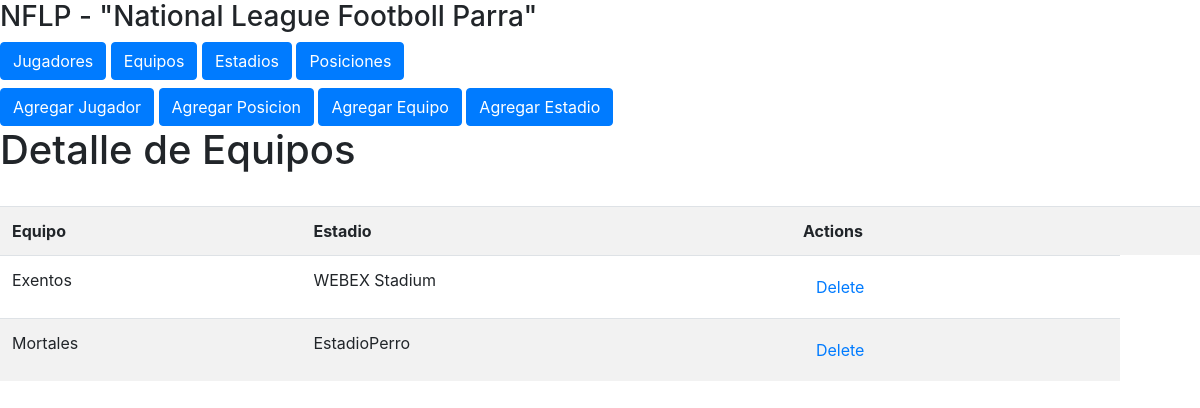
/detalleEq/, run on the app's committed database.
### NFLP/models.py (models this page shows, shortened)
class Equipo(models.Model):
	equipo = models.CharField(max_length=60)
	estadio = models.CharField(max_length=60)

### NFLP/views.py (the view)
# urls.py: path('detalleEq/', views.detalleEq, name="detalleEq"),
def detalleEq(request):
	querysetEq = Equipo.objects.all()
	context = {
		"objects": querysetEq
	}
	return render(request, "NFLP/detalleEq.html", context)

### Templates/NFLP/detalleEq.html (shortened to what this page needs)
{% extends "base.html" %}
{% block content %}
<h1>Detalle de Equipos</h1>
<br>
	<table class= "table table-striped">
		<th>Equipo</th>
		<th>Estadio</th>
		<th>Actions</th>
		<th> </th>
		{% for equipo in objects %}
			<tr>
				<td>{{ equipo.equipo }}</td>
				<td>{{ equipo.estadio }}</td>
				<td><a href="#" class="btn btn-link">Delete</a></td>
			</tr>
		{% endfor %}
	</table>
{% endblock %}

### data on the page
Equipo: equipo "Exentos", estadio "WEBEX Stadium"
Equipo: equipo "Mortales", estadio "EstadioPerro"
